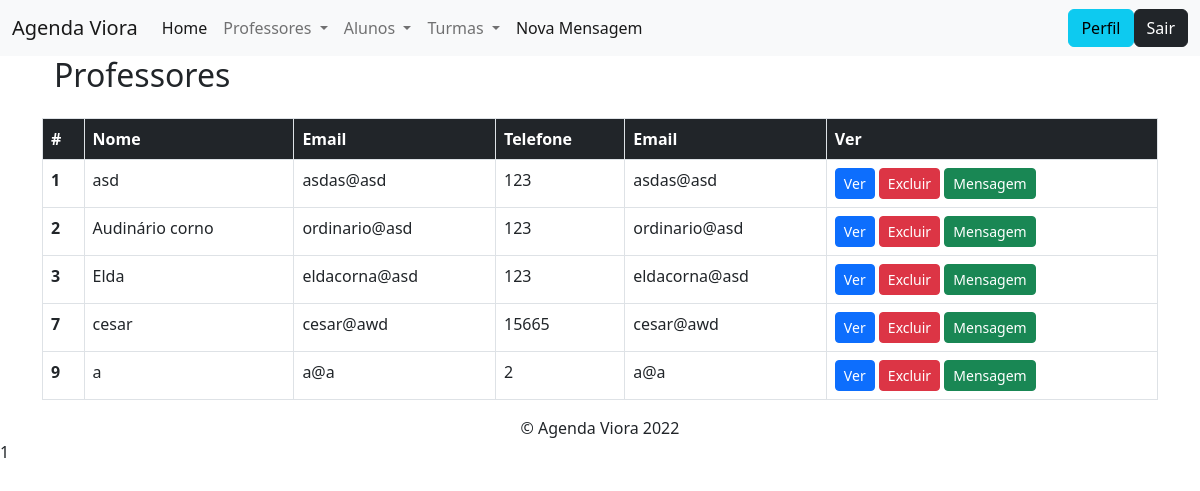
The app's page /modulos/professores/listar.php with its own data.
### tables this page shows
CREATE TABLE `professor` (
  `ID` int(5) NOT NULL,
  `nome` text NOT NULL,
  `telefone` bigint(20) NOT NULL,
  `telefone_sec` bigint(20) NOT NULL,
  `email` varchar(50) NOT NULL,
  `email_sec` varchar(50) NOT NULL,
  `email_inst` varchar(50) NOT NULL,
  `senha` varchar(40) NOT NULL,
  `senha_conf` varchar(40) NOT NULL
);

### funcoes/conexao.php (called while the page is built, shortened)
<?php
    function retornaDados($sql)
    {
        $conexao = $GLOBALS['conexaoBanco'];
        $resposta = $conexao->query($sql);
        return $resposta->fetchAll();
    }

### config.php (called while the page is built, shortened)
<?php
    include_once path('funcoes/conexao.php');
    function path($file)
    {
        return ROOT_DIR . '/' . $file;
    }

### modulos/professores/listar.php (the view, shortened to what this page needs)
<?php
include_once "../../config.php";
?>
<!DOCTYPE html>
<html lang="pt-BR">
<?php include_once path('templates/head.php') ?>
<body>
    <?php include_once path('templates/barra_navegacao.php') ?>
    <div class="container" id="lateral2">
        <?php
        $sql = "SELECT * FROM professor";
        $professores = retornaDados($sql);
        ?>
        <table class="table">
            <div class="container" id="lateral2">
                <h2>Professores</h2>
            </div>
            <div class="container-fluid">
                <table class="table table-bordered ">
                    <thead>
                        <tr class="bg-dark text-white">
                            <th scope="col">#</th>
                            <th scope="col">Nome</th>
                            <th scope="col">Email</th>
                            <th scope="col">Telefone</th>
                            <th scope="col">Email</th>
                            <th scope="col">Ver</th>
                        </tr>
                        <tbody>
            <?php foreach ($professores as $professor) { ?>
                <tr>
                    <th scope="row"><?= $professor['ID'] ?></th>
                    <td><?= $professor['nome'] ?></td>
                    <td><?= $professor['email'] ?></td>
                    <td><?= $professor['telefone'] ?></td>
                    <td><?= $professor['email'] ?></td>
                    <td>
                        <a class="btn btn-sm btn-primary" href="visualizar.php?ID=<?= $professor['ID'] ?>">Ver</a>
                        <a class="btn btn-sm btn-danger" href="deletar.php?ID=<?= $professor['ID'] ?>">Excluir</a>
                        <a class="btn btn-sm btn-success" href="mensagem.php?ID=<?= $professor['ID'] ?>">Mensagem</a>
                    </td>
                </tr>
            <?php } ?>
        </tbody>
                </table>
            </div>
        </table>
        <?= include_once path('templates/footer.php'); ?>
    </div>
</body>
</html>

### records on screen
professor: ID "1", nome "asd", email "asdas@asd", telefone "123"
professor: ID "2", nome "Audinário corno", email "ordinario@asd", telefone "123"
professor: ID "3", nome "Elda", email "eldacorna@asd", telefone "123"
professor: ID "7", nome "cesar", email "cesar@awd", telefone "15665"
professor: ID "9", nome "a", email "a@a", telefone "2"

### other values on screen
include_once path('templates/footer.php') "1"
